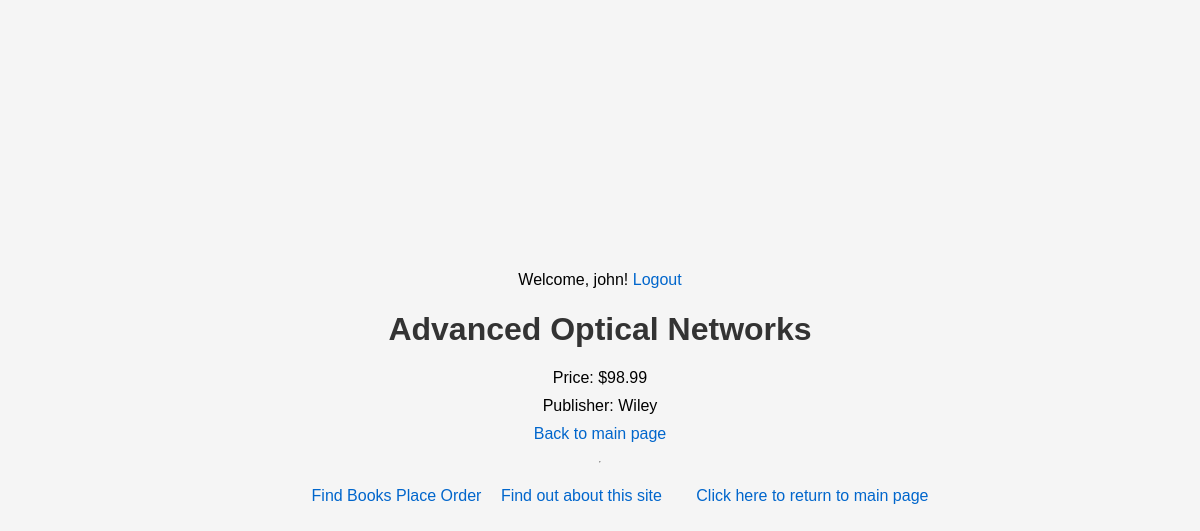
/myapp/1/ (signed in), run on the app's committed database.
### myapp/models.py (models this page shows, shortened)
class Book(models.Model):
    CATEGORY_CHOICES = [
        ('S', 'Science&Tech'),
        ('F', 'Fiction'),
        ('B', 'Biography'),
        ('T', 'Travel'),
        ('O', 'Other')
    ]
    title = models.CharField(max_length=200)
    category = models.CharField(max_length=1, choices=CATEGORY_CHOICES, default='S')
    num_pages = models.PositiveIntegerField(default=100)
    price = models.DecimalField(max_digits=10, decimal_places=2)
    publisher = models.ForeignKey(Publisher, related_name='books', on_delete=models.CASCADE)
    description = models.TextField(blank=True, null=True)
    num_reviews = models.PositiveIntegerField(default=0)

class Publisher(models.Model):
    name = models.CharField(max_length=200)
    website = models.URLField()
    city = models.CharField(max_length=20, blank=True)
    country = models.CharField(max_length=50, default='USA')

### myapp/views.py (the view)
# urls.py: path('<int:book_id>/', views.detail, name='detail'),
def detail(request, book_id):
    book = get_object_or_404(Book, pk=book_id)
    return render(request, 'myapp/detail0.html', {'book': book})

### myapp/templates/myapp/detail0.html (shortened to what this page needs)
{% extends 'myapp/base.html' %}
{% block body_block %}
    <h1>{{ book.title }}</h1>
    <p>Price: ${{ book.price }}</p>
    <p>Publisher: {{ book.publisher.name }}</p>
    <p><a href="{% url 'myapp:index' %}">Back to main page</a></p>
{% endblock %}

### myapp/templates/myapp/base.html (shortened to what this page needs)
<!DOCTYPE html>
{% load static %}
<html>
    <head>
        <link rel="stylesheet" type="text/css" href="{% static 'myapp/style.css' %}" />
    </head>
    <body>
        <div>
             {% if user.is_authenticated %}
                <p>Welcome, {{ user.username }}! <a href="{% url 'myapp:user_logout' %}">Logout</a></p>
                 {% block body_block %}* {% endblock %}
            {% else %}
                <p>You are not logged in. <a href="{% url 'myapp:user_login' %}">Login</a></p>
            {% endif %}
        </div>
        <hr />
        <div>
            <ul>
                <a href="{% url 'myapp:findbooks' %}">Find Books</a>
                <a href="{% url 'myapp:place_order' %}">Place Order</a>
                <li class="hbar1"><a href="/myapp/about/">Find out about this site</a></li>
                <li class="hbar1"><a href = "{% url 'myapp:index' %}">Click here to return to main page</a><br/></li>
            </ul>
        </div>
    </body>
</html>

### myapp/templates/myapp/static/myapp/style.css (style rules this page uses)
.hbar1 { display: inline; margin: 15px; }
body { font-family: Arial, sans-serif; margin: 0; padding: 0; display: flex; flex-direction: column; justify-content: center; align-items: center; height: 100vh; text-align: center; background-color: #f5f5f5; }
h1, h2 { color: #333; }
p { margin: 10px 0; }
a { color: #0066cc; text-decoration: none; }

### data on the page
Book: title "Advanced Optical Networks", price "98.99", publisher.name "Wiley"

### other printed values
{{ user.username }} "john"
